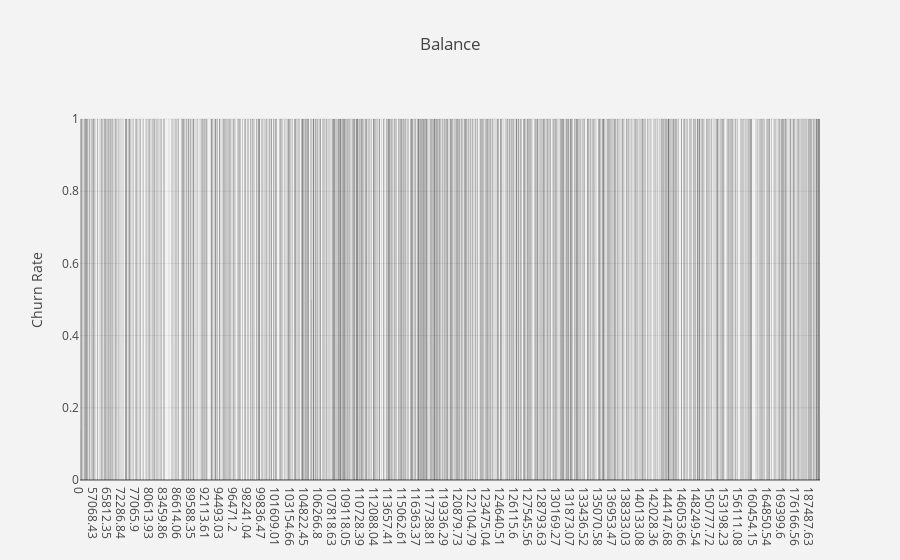

Source (notebook cell):
### Code cell
# visualize Balance churn rate
df_plot = df_data.groupby('Balance').Exited.mean().reset_index()
plot_data = [
    go.Bar(
        x=df_plot['Balance'],
        y=df_plot['Exited'],
        width = [0.5, 0.5, 0.5],
        marker=dict(
        color=['green', 'blue', 'orange'])
    )
]

plot_layout = go.Layout(
        xaxis={"type": "category"},
        title='Balance',
        yaxis={"title": "Churn Rate"},
        plot_bgcolor  = 'rgb(243,243,243)',
        paper_bgcolor  = 'rgb(243,243,243)',
    )
fig = go.Figure(data=plot_data, layout=plot_layout)
pyoff.iplot(fig)

### Figure 1 — Plotly figure (JSON) as saved in the notebook; plotly's stock layout.template omitted (floating-point values rounded to 4 significant figures; data arrays with more than 128 entries replaced by an {"elided": "..."} marker saying what was removed)
{"data": [{"uid": "3f1a8600-1da6-4de0-9f13-27a0d270371a", "width": [0.5, 0.5, 0.5], "y": {"elided": "6382 float values"}, "x": {"elided": "6382 float values"}, "type": "bar", "marker": {"color": ["green", "blue", "orange"]}}], "layout": {"paper_bgcolor": "rgb(243,243,243)", "plot_bgcolor": "rgb(243,243,243)", "yaxis": {"title": {"text": "Churn Rate"}}, "xaxis": {"type": "category"}, "title": {"text": "Balance"}}}
